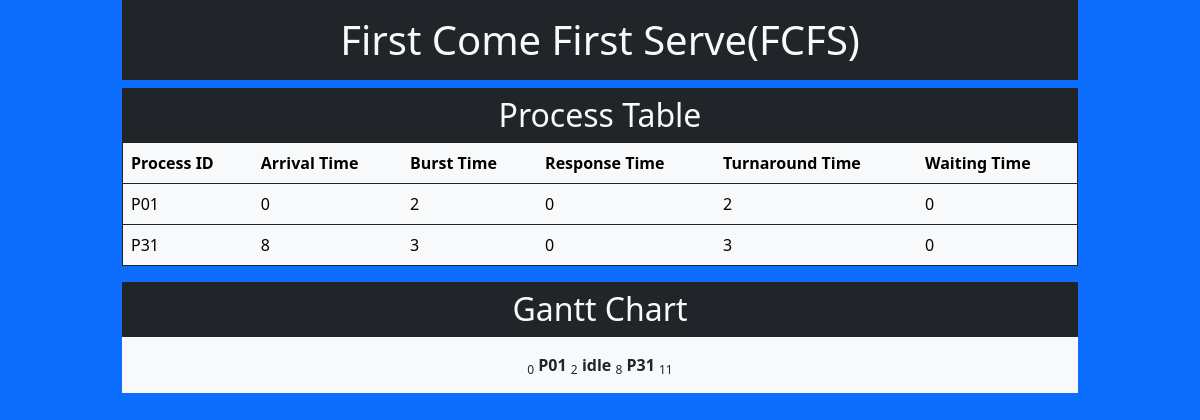
Page /process-management/processSchedualing/fcfs/ on the committed database.
### processes/models.py (models this page shows)
class processes(models.Model):
    p_id = models.AutoField(primary_key=True)
    process_id = models.CharField(max_length=3, unique=True,validators=[input_regex])
    arrival_time = models.IntegerField(validators=[MinValueValidator(0), MaxValueValidator(100)])
    burst_time = models.IntegerField(validators=[MinValueValidator(0), MaxValueValidator(100)])
    priority = models.IntegerField(validators=[MinValueValidator(0), MaxValueValidator(10)])
    memory = models.IntegerField(validators=[MinValueValidator(0), MaxValueValidator(100)])

### processes/views.py (the view)
# urls.py: path('processSchedualing/fcfs/',views.fcfs,name="fcfs"),
def fcfs(request):
    process_table = processes.objects.all().order_by('arrival_time')
    dictonary = {}
    count = 0
    gantt_chart = []
    for i in process_table:
        gantt_chart.append(count)
        if count < i.arrival_time:
            gantt_chart.append('idle')
            count += i.arrival_time-count
            gantt_chart.append(count)
        gantt_chart.append(i.process_id)
        dictonary[i.process_id] = {}
        dictonary[i.process_id]["PID"] = i.process_id
        dictonary[i.process_id]["Arrival Time"] = i.arrival_time
        dictonary[i.process_id]["Burst Time"] = i.burst_time
        dictonary[i.process_id]["Response Time"] = count - i.arrival_time
        count+=i.burst_time
        dictonary[i.process_id]["Turnaround Time"] = count - i.arrival_time
        dictonary[i.process_id]["Waiting Time"] = dictonary[i.process_id]["Turnaround Time"] - i.burst_time
    gantt_chart.append(count)
    data = {
        "title":"Process Management",
        "schedualing":"First Come First Serve(FCFS)",
        "process_table":dictonary,
        "gantt_chart":gantt_chart,
        "counter":range(count),
    }
    return render(request, "processes/schedualing.html", data)

### processes/templates/processes/schedualing.html (shortened to what this page needs)
{% extends "base.html" %}
{% block content %}
<h1 class="text-center bg-dark text-light py-3">{{schedualing}}</h1>
<h2 class="text-center bg-dark text-light my-0 py-2">Process Table</h2>
<table class='table border border-dark table-light'>
    <thead>
        <th scope='col'>Process ID</th>
        <th scope='col'>Arrival Time</th>
        <th scope='col'>Burst Time</th>
        <th scope='col'>Response Time</th>
        <th scope='col'>Turnaround Time</th>
        <th scope='col'>Waiting Time</th>
    </thead>
    <tbody class="bg-light">
        {%for key,value in process_table.items%}
        <tr>
            {%for k,v in value.items%}
            <td>{{v}}</td>
            {% endfor %}
        </tr>
        {% endfor %}
    </tbody>
</table>
<h2 class="text-center bg-dark text-light my-0 py-2">Gantt Chart</h1>
<p class="text-center bg-light p-3">
{% for element in gantt_chart %}
    {% if element|add:1%}
        <sub>{{element}}</sub>
    {% else %}
        <b>{{element}}</b>
    {% endif %}
{% endfor %}
</p>
{% endblock content %}

### rows in the picture
processes: value "P01", gantt_chart "P01"
processes: value "P31", gantt_chart "P31"

### other values in the picture
{{ schedualing }} "First Come First Serve(FCFS)"
{{ v }} "0" "2" "0" "2" "0" "8" "3" "0" "3" "0"
{{ element }} "0" "2" "8" "11"
{{ element }} "idle"
